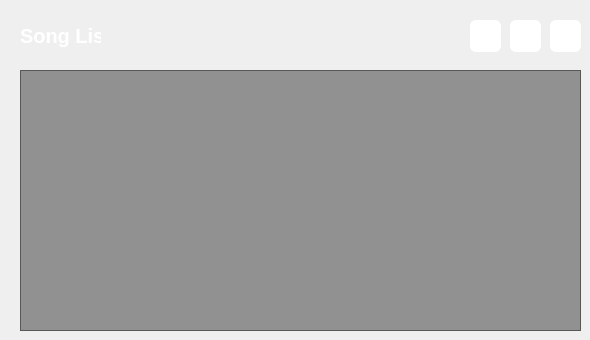
    <widget class="QWidget" name="page">
     <widget class="QLabel" name="label_6">
      <property name="geometry">
       <rect>
        <x>20</x>
        <y>20</y>
        <width>81</width>
        <height>31</height>
       </rect>
      </property>
      <property name="font">
       <font>
        <pointsize>15</pointsize>
        <weight>75</weight>
        <bold>true</bold>
       </font>
      </property>
      <property name="styleSheet">
       <string notr="true">color: rgb(255, 255, 255);
background-color: rgba(255, 255, 255, 0);</string>
      </property>
      <property name="text">
       <string>Song List</string>
      </property>
     </widget>
     <widget class="QPushButton" name="add_song_btn">
      <property name="geometry">
       <rect>
        <x>470</x>
        <y>20</y>
        <width>31</width>
        <height>32</height>
       </rect>
      </property>
      <property name="minimumSize">
       <size>
        <width>30</width>
        <height>30</height>
       </size>
      </property>
      <property name="cursor">
       <cursorShape>PointingHandCursor</cursorShape>
      </property>
      <property name="styleSheet">
       <string notr="true">background-color: rgb(255, 255, 255);
border-radius: 6px;</string>
      </property>
      <property name="text">
       <string/>
      </property>
      <property name="icon">
       <iconset resource="res_test.qrc">
        <normaloff>:/img/utils/images/addFromLocal.png</normaloff>:/img/utils/images/addFromLocal.png</iconset>
      </property>
      <property name="iconSize">
       <size>
        <width>32</width>
        <height>32</height>
       </size>
      </property>
     </widget>
     <widget class="QPushButton" name="delete_selected_btn">
      <property name="geometry">
       <rect>
        <x>510</x>
        <y>20</y>
        <width>31</width>
        <height>32</height>
       </rect>
      </property>
      <property name="minimumSize">
       <size>
        <width>30</width>
        <height>30</height>
       </size>
      </property>
      <property name="cursor">
       <cursorShape>PointingHandCursor</cursorShape>
      </property>
      <property name="styleSheet">
       <string notr="true">background-color: rgb(255, 255, 255);
border-radius: 6px;</string>
      </property>
      <property name="text">
       <string/>
      </property>
      <property name="icon">
       <iconset resource="res_test.qrc">
        <normaloff>:/img/utils/images/clear.png</normaloff>:/img/utils/images/clear.png</iconset>
      </property>
      <property name="iconSize">
       <size>
        <width>32</width>
        <height>32</height>
       </size>
      </property>
     </widget>
     <widget class="QPushButton" name="delete_all_songs_btn">
      <property name="geometry">
       <rect>
        <x>550</x>
        <y>20</y>
        <width>31</width>
        <height>32</height>
       </rect>
      </property>
      <property name="minimumSize">
       <size>
        <width>30</width>
        <height>30</height>
       </size>
      </property>
      <property name="cursor">
       <cursorShape>PointingHandCursor</cursorShape>
      </property>
      <property name="styleSheet">
       <string notr="true">background-color: rgb(255, 255, 255);
border-radius: 6px;</string>
      </property>
      <property name="text">
       <string/>
      </property>
      <property name="icon">
       <iconset resource="res_test.qrc">
        <normaloff>:/img/utils/images/remove.png</normaloff>:/img/utils/images/remove.png</iconset>
      </property>
      <property name="iconSize">
       <size>
        <width>32</width>
        <height>32</height>
       </size>
      </property>
     </widget>
     <widget class="QListWidget" name="listWidget">
      <property name="geometry">
       <rect>
        <x>20</x>
        <y>70</y>
        <width>561</width>
        <height>261</height>
       </rect>
      </property>
      <property name="font">
       <font>
        <pointsize>15</pointsize>
        <weight>75</weight>
        <bold>true</bold>
       </font>
      </property>
      <property name="styleSheet">
       <string notr="true">color: rgb(86, 227, 194);
background-color: rgba(0, 0, 0, 100);
selection-background-color: rgb(255, 140, 64);
selection-color: rgb(255, 255, 255);
padding:10px;</string>
      </property>
      <property name="verticalScrollBarPolicy">
       <enum>Qt::ScrollBarAlwaysOff</enum>
      </property>
      <property name="horizontalScrollBarPolicy">
       <enum>Qt::ScrollBarAlwaysOff</enum>
      </property>
     </widget>
    </widget>
